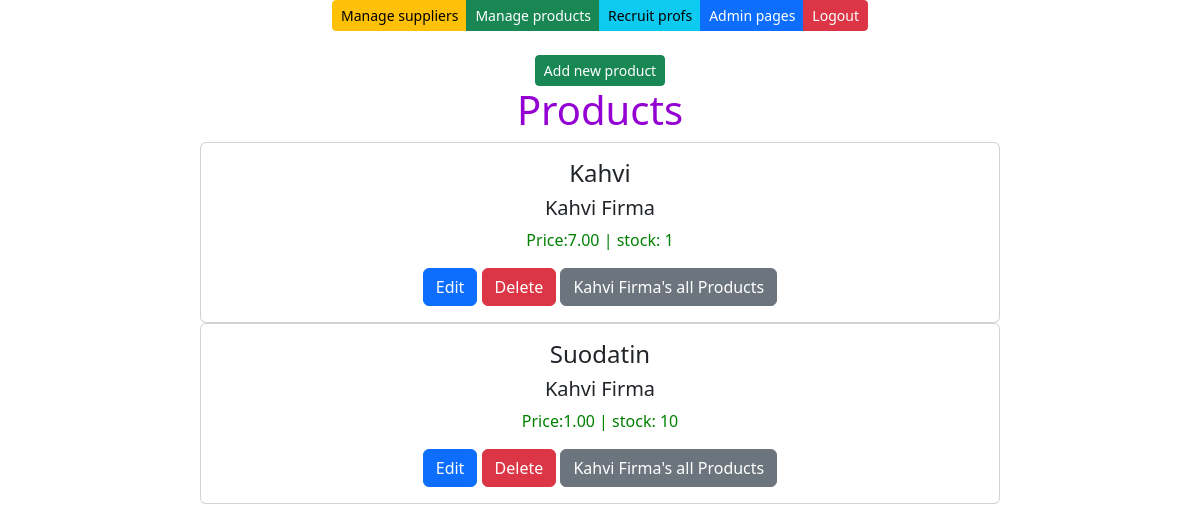
/products-by-supplier/1/, run on the app's committed database.
### app/models.py (models this page shows, shortened)
class Product(models.Model):
    productname = models.CharField(max_length=50, default="product")
    price = models.DecimalField(max_digits=10, decimal_places=2, default=0.00)
    stock = models.IntegerField(default=0)
    supplier = models.ForeignKey(Supplier, on_delete=models.CASCADE)

class Supplier(models.Model):
    companyname = models.CharField(max_length=50, default="firma")
    contactname = models.CharField(max_length=50, default="firma")
    address = models.CharField(max_length=50, default="firma")
    phone = models.CharField(max_length=50, default="firma")
    email = models.CharField(max_length=50, default="firma")
    country = models.CharField(max_length=50, default="firma")

### app/views.py (the view)
# urls.py: path('products-by-supplier/<int:id>/',productsfiltered),
def productsfiltered(request,id):
    products = Product.objects.all()
    filtered = products.filter(supplier = id)
    context = {'products': filtered}
    return render(request,"productlist.html",context)

### app/templates/productlist.html (shortened to what this page needs)
{% extends 'index.html' %}
{% block content %}
<br />
<br />
<button id="add-btn" class="btn btn-success btn-sm" onclick="showaddform()">Add new product</button>
<h1>Products</h1>
{% for s in products %}
<div class="card" style="max-width:50rem">
    <div class="card-body">
        <h4 class="card-title">{{s.productname}}</h4>
        <h5 class="card-title">{{s.supplier.companyname}}</h5>
        <p class="card-text" style="color:green">Price:{{s.price}} | stock: {{s.stock}} </p>
        <a href="/edit-product-get/{{s.id}}" class="btn btn-primary">Edit</a>
        <a href="/confirm-delete-product/{{s.id}}" class="btn btn-danger">Delete</a>
        <a href="/products-by-supplier/{{s.supplier.id}}" class="btn btn-secondary">{{s.supplier.companyname}}'s all Products</a>
    </div>
</div>
{% empty %}
<div class="card" style="max-width:50rem">
    <div class="card-body">
        <p class="card-text">No products found in database</p>
    </div>
</div>
{% endfor %}
{% endblock %}

### app/static/style.css (style rules this page uses)
h1 { color: darkviolet; }

### data on the page
Product: productname "Kahvi", supplier.companyname "Kahvi Firma", price "7.00", stock "1"
Product: productname "Suodatin", supplier.companyname "Kahvi Firma", price "1.00", stock "10"
